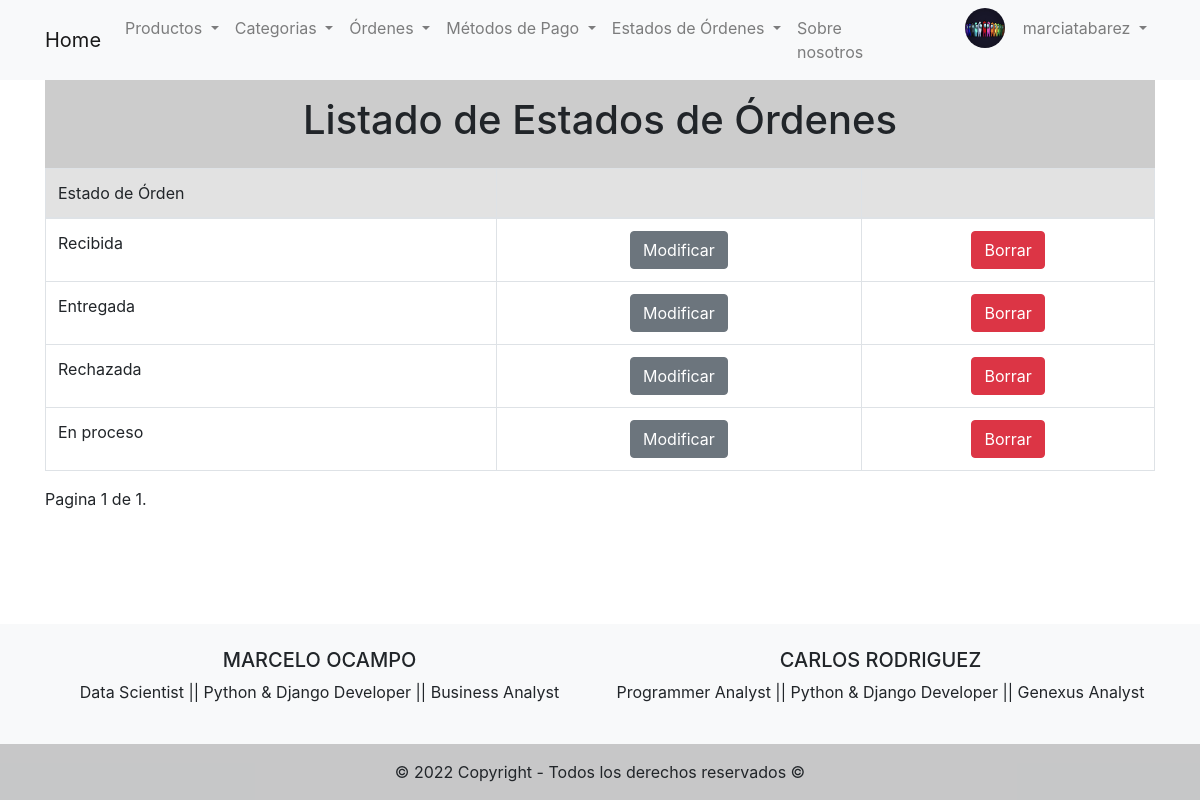
/orders/list-orders-status/ (signed in), run on the app's committed database.
### users/models.py (models this page shows, shortened)
class ProfileUser(models.Model):
    user = models.OneToOneField(User, on_delete=models.CASCADE, related_name='profile_user')
    phone = models.CharField(max_length=20, blank=True)
    birth_date = models.DateField(null=True, blank=True)
    city = models.CharField(max_length=50, blank=True)
    country = models.CharField(max_length=50, blank=True)
    profile_picture = models.ImageField(upload_to='profile_pictures', blank=True)

### orders/models.py (models this page shows, shortened)
class OrderStatus(models.Model):
    status = models.CharField(max_length=20, unique=True)

### orders/views.py (the view)
# urls.py: path('list-orders-status/', OrderStatusListView.as_view(), name='list_orders_status'),
class OrderStatusListView(LoginRequiredMixin, ListView):
    model = OrderStatus
    template_name = 'orders/list_orders_status.html'
    paginate_by = 4

### templates/orders/list_orders_status.html (shortened to what this page needs)
{% extends 'base.html' %}
{% block content %}
  <div class="text-center p-3" style="background-color: rgba(0, 0, 0, 0.2);">
    <h1>Listado de Estados de Órdenes</h1>
  </div>
  <table class="table table-bordered">
    <thead style="background-color: #E2E2E2;">
      <tr>
        <td>Estado de Órden</td>
        <td></td>
        <td></td>
      </tr>
    </thead>
    <tbody>
      {% if object_list %}
        {% for order_status in object_list %}
          <tr>
            <td>{{order_status.status}}</td>
            <td> <center> <a href="/orders/update-order-status/{{order_status.id}}/" class="btn btn-secondary">Modificar</a> </center> </td>
            <td> <center> <a href="/orders/delete-order-status/{{order_status.id}}/" class="btn btn-danger">Borrar</a> </center> </td>
          </tr>
        {% endfor %}
      {% else %}
        <h1>No hay registro de órdenes de pago</h1>
      {% endif %}
    </tbody>
  </table>
  <div class="pagination">
    <span class="step-links">
        <span class="current">
            Pagina {{ page_obj.number }} de {{ page_obj.paginator.num_pages }}.
        </span>
    </span>
  </div>
{% endblock %}

### templates/base.html (shortened to what this page needs)
<!DOCTYPE html>
<html lang="en">
<head>
    <link rel="stylesheet" href="https://cdn.jsdelivr.net/npm/bootstrap@4.6.2/dist/css/bootstrap.min.css">
</head>
<body>
    <header>
        <nav class="navbar navbar-expand-lg navbar-light bg-light">
            <div class="container">
              <a class="navbar-brand" href="/">Home</a>
              <div class="collapse navbar-collapse" id="navbarSupportedContent">
                <ul class="navbar-nav mx-auto">
                  <li class="nav-item dropdown">
                    <a class="nav-link dropdown-toggle" href="#" id="navbarDropdownMenuLink" data-toggle="dropdown" aria-haspopup="true" aria-expanded="false">
                      Productos
                    </a>
                  </li>
                  <li class="nav-item dropdown">
                    <a class="nav-link dropdown-toggle" href="#" id="navbarDropdownMenuLink" data-toggle="dropdown" aria-haspopup="true" aria-expanded="false">
                      Categorias
                    </a>
                  </li>
                  <li class="nav-item dropdown">
                    <a class="nav-link dropdown-toggle" href="#" id="navbarDropdownMenuLink" data-toggle="dropdown" aria-haspopup="true" aria-expanded="false">
                      Órdenes
                    </a>
                  </li>
                  <li class="nav-item dropdown">
                      <a class="nav-link dropdown-toggle" href="#" id="navbarDropdownMenuLink" data-toggle="dropdown" aria-haspopup="true" aria-expanded="false">
                        Métodos de Pago
                      </a>
                  </li>
                  <li class="nav-item dropdown">
                    <a class="nav-link dropdown-toggle" href="#" id="navbarDropdownMenuLink" data-toggle="dropdown" aria-haspopup="true" aria-expanded="false">
                      Estados de Órdenes
                    </a>
                  </li>
                  <li class="nav-item">
                    <a class="nav-link" href="/about-us/">Sobre nosotros</a>
                  </li>
                  {% if request.user.profile_user.profile_picture.url != '' and request.user.is_authenticated %}
                      <img src="{{request.user.profile_user.profile_picture.url}}" alt="profile_picture" width="40" height="40" style="border-radius: 50%; margin-left: 70px;">
                  {% endif %}
                  {% if request.user.is_authenticated %}
                  <li class="nav-item dropdown">
                    <a class="nav-link dropdown-toggle" href="#" id="navbarDropdownMenuLink" data-toggle="dropdown" aria-haspopup="true" aria-expanded="false" style= "margin-left: 10px;">
                      {{request.user.username}}
                    </a>
                  </li>
                  {% endif %}
                </ul>
              </div>
            </div>
          </nav>
    </header>
    <div>
      <div class="container">
        {% block content %}
        {% endblock  %}
      </div>
    </div>
<footer class="bg-light text-center text-lg-start">
  <div class="container p-4">
    <div class="row">
      <div class="col-lg-6 col-md-12 mb-4 mb-md-0">
        <h5 class="text-uppercase">Marcelo Ocampo</h5>
        <p>
          Data Scientist || Python & Django Developer  || Business Analyst
        </p>
      </div>
      <div class="col-lg-6 col-md-12 mb-4 mb-md-0">
        <h5 class="text-uppercase">Carlos Rodriguez</h5>
        <p>
          Programmer Analyst || Python & Django Developer || Genexus Analyst
        </p>
      </div>
    </div>
  </div>
  <div class="text-center p-3" style="background-color: rgba(0, 0, 0, 0.2);">
    © 2022 Copyright - Todos los derechos reservados ©
  </div>
</footer>
</body>
</html>

### templates/base.html (style rules this page uses)
html { width: 100%; height: 100%; margin: 0; }
footer { position: absolute; bottom: 0; width: 100%; }

### data on the page
OrderStatus: status "Recibida"
OrderStatus: status "Entregada"
OrderStatus: status "Rechazada"
OrderStatus: status "En proceso"

### other printed values
{{ request.user.username }} "marciatabarez"
{{ page_obj.number }} "1"
{{ page_obj.paginator.num_pages }} "1"
